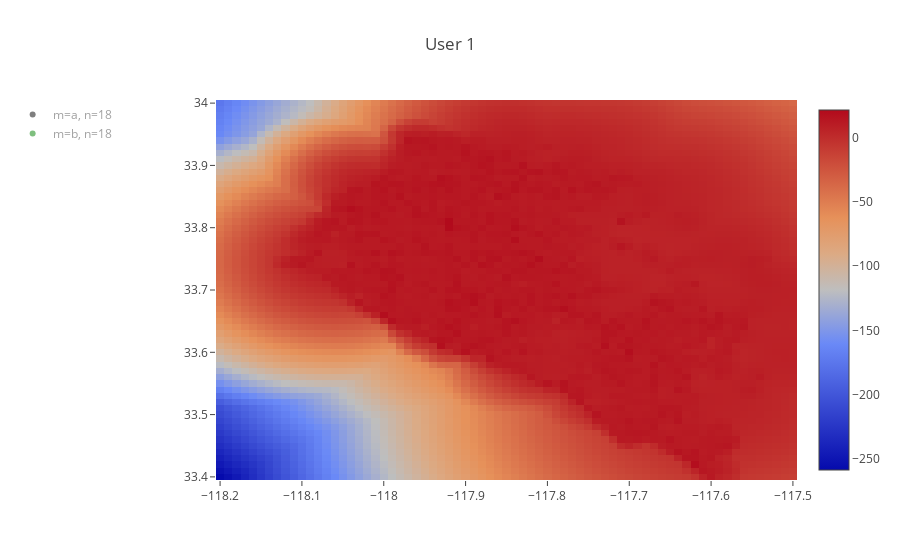

The cell this chart's notebook holds for it:
### Code cell
# TODO: update this function to handle a mixture kde
plot_kde(
    data=pop_kde_data[:, 1:4], 
    user_data=pd.concat([a_star_unique, b_star_unique]),
    uid=user
)

### Figure 1 — Plotly figure (JSON) as saved in the notebook; plotly's stock layout.template omitted (floating-point values rounded to 4 significant figures; data arrays with more than 128 entries replaced by an {"elided": "..."} marker saying what was removed)
{"data": [{"colorscale": [[1, "rgb(165,0,38)"], [0.8889, "rgb(215,48,39)"], [0.7778, "rgb(244,109,67)"], [0.6667, "rgb(253,174,97)"], [0.5556, "rgb(254,224,144)"], [0.4444, "rgb(224,243,248)"], [0.3333, "rgb(171,217,233)"], [0.2222, "rgb(116,173,209)"], [0.1111, "rgb(69,117,180)"], [0, "rgb(49,54,149)"]], "type": "heatmap", "uid": "4bd366cd-f6f8-4f4f-bfe9-a414fae6db50", "x": {"elided": "4331 float values"}, "y": {"elided": "4331 float values"}, "z": {"elided": "4331 float values"}}, {"marker": {"color": "rgb(0, 0, 0)"}, "mode": "markers", "name": "m=a, n=18", "type": "scatter", "uid": "7adad839-1cf6-47b6-a77d-5461fa459e79", "visible": "legendonly", "x": [-117.8, -117.7, -117.8, -117.7, -117.6, -117.7, -117.8, -117.7, -117.8, -117.9, -117.7, -117.8, -117.8, -117.9, -117.7, -117.8, -117.9, -117.9], "y": [33.75, 33.47, 33.76, 33.47, 33.44, 33.47, 33.76, 33.46, 33.55, 33.6, 33.49, 33.51, 33.76, 33.78, 33.5, 33.76, 33.67, 33.68]}, {"marker": {"color": "rgb(0,128,0)"}, "mode": "markers", "name": "m=b, n=18", "type": "scatter", "uid": "828927ac-aae9-431e-8d41-c4122a6bfc0c", "visible": "legendonly", "x": [-117.7, -117.8, -117.7, -117.7, -117.7, -117.8, -117.9, -117.8, -117.8, -117.8, -117.9, -117.8, -117.7, -117.7, -117.9, -117.9, -117.8, -117.7], "y": [33.47, 33.76, 33.47, 33.5, 33.49, 33.51, 33.69, 33.76, 33.77, 33.76, 33.64, 33.75, 33.47, 33.47, 33.76, 33.76, 33.76, 33.47]}], "layout": {"legend": {"x": -0.35, "y": 1}, "title": {"text": "User 1"}}}
